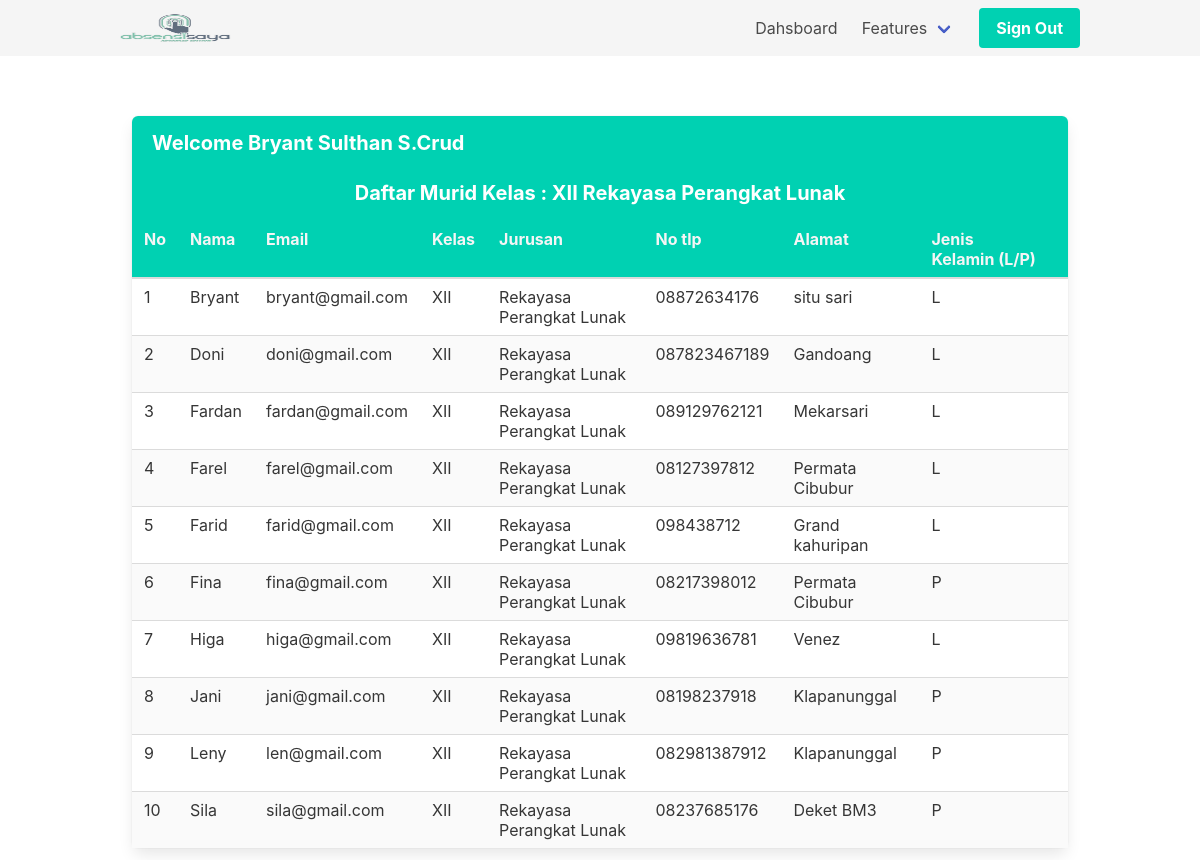
/students/index.php (signed in), run on the app's committed database.
### tables this page shows
CREATE TABLE `kelas` (
  `id_kelas` int(11) NOT NULL,
  `kelas` varchar(40) NOT NULL
);

CREATE TABLE `jurusan` (
  `id_jurusan` int(11) NOT NULL,
  `jurusan` varchar(40) NOT NULL
);

CREATE TABLE `murid` (
  `id_murid` int(11) NOT NULL,
  `id_kelas` int(11) NOT NULL,
  `id_jurusan` int(11) NOT NULL,
  `nama` varchar(200) NOT NULL,
  `email` varchar(200) NOT NULL,
  `alamat` varchar(200) NOT NULL,
  `no_tlp` varchar(50) NOT NULL,
  `jk` varchar(25) NOT NULL
);

### students/index.php (the view, shortened to what this page needs)
<?php
include '../components/config.php';
include '../components/meta.php';
include '../components/navbar.php';
$StudentsList = $con->query("SELECT * FROM murid JOIN kelas ON (kelas.id_kelas=murid.id_kelas) JOIN jurusan ON (jurusan.id_jurusan=murid.id_jurusan) WHERE murid.id_kelas = $_SESSION[id_kelas] AND murid.id_jurusan = $_SESSION[id_jurusan] ORDER BY nama ASC");
$Student = mysqli_fetch_array($StudentsList, MYSQLI_ASSOC);
?>
<div class="container mt-6 p-3">
    <article class="panel is-primary">
        <p class="panel-heading">
            Welcome <?= $_SESSION['nama'] ?><br><br>
            <span class="is-flex is-justify-content-center">Daftar Murid Kelas : <?= $Student['kelas'] . "&nbsp;" . $Student['jurusan'] ?></span>
        </p>
        <div class="table-container">
            <table class="table is-striped is-hoverable is-fullwidth">
                <thead class="has-background-primary">
                    <tr class="has-text-weight-bold">
                        <td scope="col" class="has-text-light">No</td>
                        <td scope="col" class="has-text-light">Nama</td>
                        <td scope="col" class="has-text-light">Email</td>
                        <td scope="col" class="has-text-light">Kelas</td>
                        <td scope="col" class="has-text-light">Jurusan</td>
                        <td scope="col" class="has-text-light">No tlp</td>
                        <td scope="col" class="has-text-light">Alamat</td>
                        <td scope="col" class="has-text-light">Jenis Kelamin&nbsp;(L/P)</td>
                    </tr>
                </thead>
                <tbody class="table-group-divider">
                    <?php
                    $no = 1;
                    foreach ($StudentsList as $s) :
                    ?>
                        <tr>
                            <td><?= $no++ ?></td>
                            <td><?= $s['nama'] ?></td>
                            <td><?= $s['email'] ?></td>
                            <td><?= $s['kelas'] ?></td>
                            <td><?= $s['jurusan'] ?></td>
                            <td><?= $s['no_tlp'] ?></td>
                            <td><?= $s['alamat'] ?></td>
                            <td><?= $s['jk'] ?></td>
                        </tr>
                    <?php
                    endforeach;
                    ?>
                </tbody>
            </table>
        </div>
    </article>
</div>

### data on the page
kelas: kelas "XII"
jurusan: jurusan "Rekayasa Perangkat Lunak"
murid: nama "Bryant", email "bryant@gmail.com", id_kelas.kelas "XII", id_jurusan.jurusan "Rekayasa Perangkat Lunak", no_tlp "08872634176", alamat "situ sari", jk "L"
murid: nama "Doni", email "doni@gmail.com", id_kelas.kelas "XII", id_jurusan.jurusan "Rekayasa Perangkat Lunak", no_tlp "087823467189", alamat "Gandoang", jk "L"
murid: nama "Fardan", email "fardan@gmail.com", id_kelas.kelas "XII", id_jurusan.jurusan "Rekayasa Perangkat Lunak", no_tlp "089129762121", alamat "Mekarsari", jk "L"
murid: nama "Farel", email "farel@gmail.com", id_kelas.kelas "XII", id_jurusan.jurusan "Rekayasa Perangkat Lunak", no_tlp "08127397812", alamat "Permata Cibubur", jk "L"
murid: nama "Farid", email "farid@gmail.com", id_kelas.kelas "XII", id_jurusan.jurusan "Rekayasa Perangkat Lunak", no_tlp "098438712", alamat "Grand kahuripan", jk "L"
murid: nama "Fina", email "fina@gmail.com", id_kelas.kelas "XII", id_jurusan.jurusan "Rekayasa Perangkat Lunak", no_tlp "08217398012", alamat "Permata Cibubur", jk "P"
murid: nama "Higa", email "higa@gmail.com", id_kelas.kelas "XII", id_jurusan.jurusan "Rekayasa Perangkat Lunak", no_tlp "09819636781", alamat "Venez", jk "L"
murid: nama "Jani", email "jani@gmail.com", id_kelas.kelas "XII", id_jurusan.jurusan "Rekayasa Perangkat Lunak", no_tlp "08198237918", alamat "Klapanunggal", jk "P"
murid: nama "Leny", email "len@gmail.com", id_kelas.kelas "XII", id_jurusan.jurusan "Rekayasa Perangkat Lunak", no_tlp "082981387912", alamat "Klapanunggal", jk "P"
murid: nama "Sila", email "sila@gmail.com", id_kelas.kelas "XII", id_jurusan.jurusan "Rekayasa Perangkat Lunak", no_tlp "08237685176", alamat "Deket BM3", jk "P"

### other printed values
$_SESSION['nama'] "Bryant Sulthan S.Crud"
